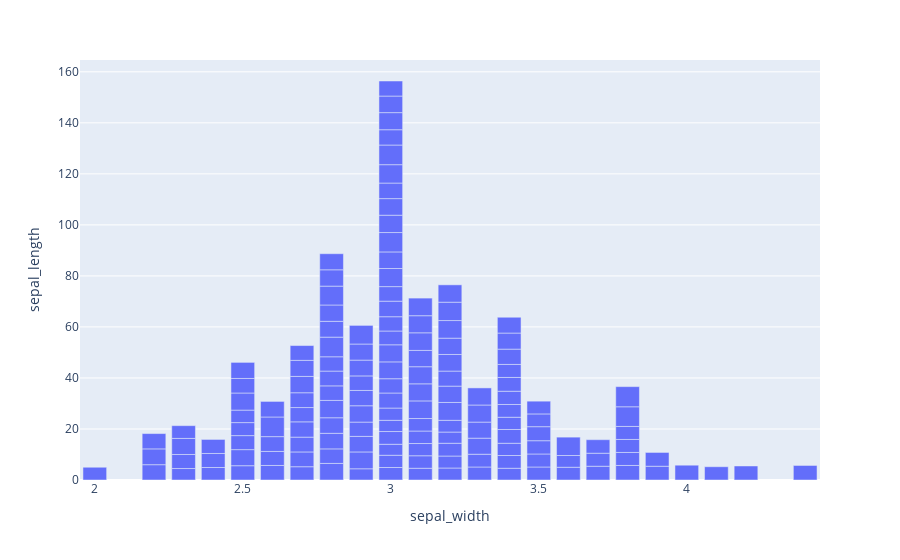

Write notebook code for a chart like this one.
### Code cell
import plotly.express as px
  
# Loading the iris dataset
df = px.data.iris()
  
fig = px.bar(df, x="sepal_width", y="sepal_length")
fig.show()

### Figure 1 — Plotly figure (JSON) as saved in the notebook; plotly's stock layout.template omitted (floating-point values rounded to 4 significant figures; data arrays with more than 128 entries replaced by an {"elided": "..."} marker saying what was removed)
{"data": [{"alignmentgroup": "True", "hovertemplate": "sepal_width=%{x}<br>sepal_length=%{y}<extra></extra>", "legendgroup": "", "marker": {"color": "#636efa", "pattern": {"shape": ""}}, "name": "", "offsetgroup": "", "orientation": "v", "showlegend": false, "textposition": "auto", "type": "bar", "x": {"elided": "150 float values"}, "xaxis": "x", "y": {"elided": "150 float values"}, "yaxis": "y"}], "layout": {"barmode": "relative", "legend": {"tracegroupgap": 0}, "margin": {"t": 60}, "xaxis": {"anchor": "y", "domain": [0, 1], "title": {"text": "sepal_width"}}, "yaxis": {"anchor": "x", "domain": [0, 1], "title": {"text": "sepal_length"}}}}
